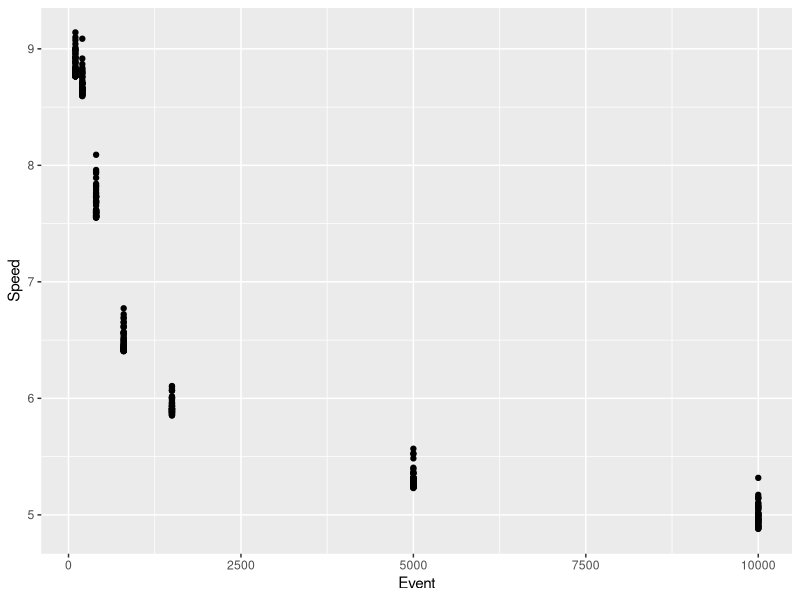

Reproduce this figure in R.
## ---- chunk 1
library(tidyverse)
library(ggplot2)

track <- read.csv("WomensTrack2025.csv")
## ---- chunk 2
ggplot(track, aes(x = Event, y = Speed)) +
  geom_point()
## ---- chunk 3
logarithmic <- function(x, a, b) { a-b*log(x)}
## ---- chunk 4
nls_mod <- nls(Speed ~ logarithmic(Event, a, b),
                data = track,
                start = list(a = 10, b = 1))
summary(nls_mod)
## ---- chunk 5
AIC(nls_mod)
BIC(nls_mod)
## ---- chunk 6
a = 
b = 
ggplot(track, aes(x = Event)) +
  geom_point(aes(y = Speed)) +
  geom_function(fun = function(x) { a-b*log(x) }, color="hotpink")
## ---- chunk 7
power_curve <- function(x, a, b) { a*(x^b) }

nls_mod2 <- nls(Speed ~ power_curve(Event, a, b),
                data = track,
                start = list(a = 15, b = -.1))

summary(nls_mod2)
AIC(nls_mod2)
## ---- chunk 8
a = 
b = 
ggplot(track, aes(x = Event)) +
  geom_point(aes(y = Speed)) +
  geom_function(fun = function(x) {  }, color="hotpink")
